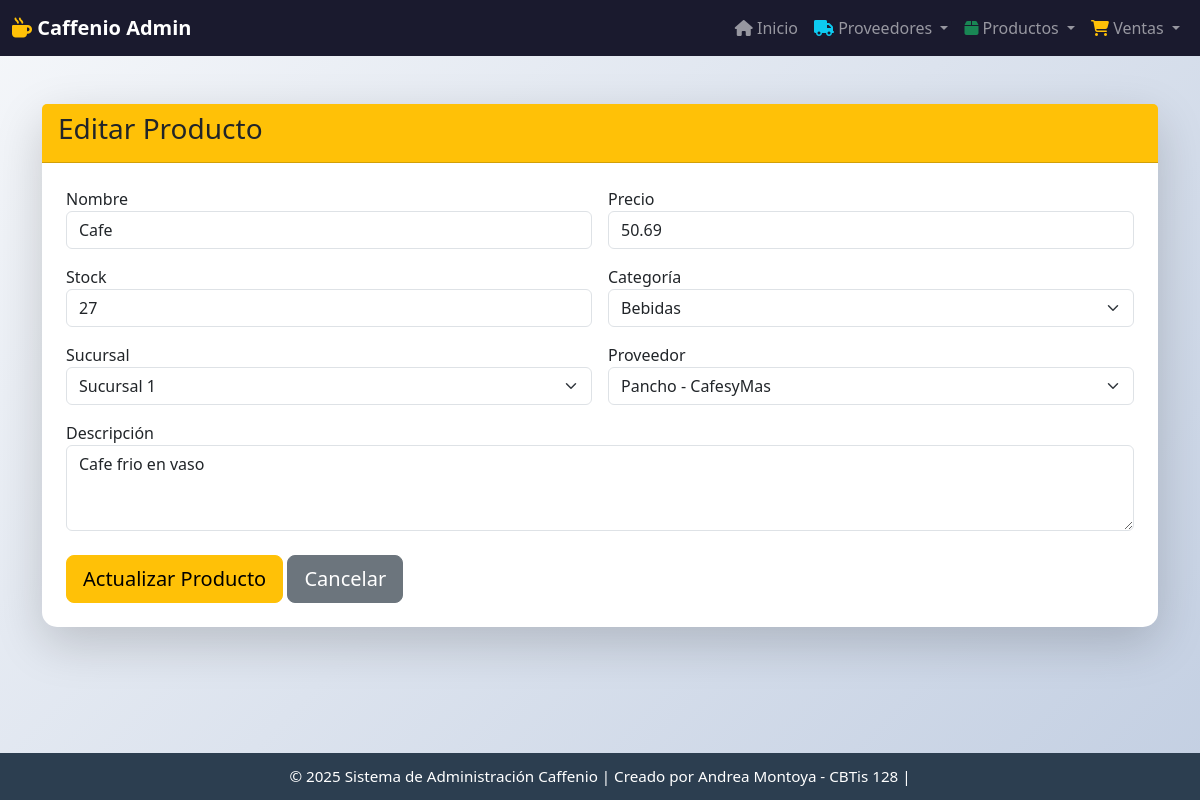
Page /producto/actualizar/1/ on the committed database.
### app_Caffenio/models.py (models this page shows, shortened)
class Producto(models.Model):
    nombre = models.CharField(max_length=100)
    descripcion = models.TextField()
    precio = models.DecimalField(max_digits=10, decimal_places=2)
    stock = models.IntegerField()
    categoria = models.CharField(
        max_length=50,
        choices=[
            ('bebidas', 'Bebidas'),
            ('alimentos', 'Alimentos'),
            ('complementos', 'Complementos'),
            ('otro', 'Otro')
        ]
    )
    proveedor = models.ForeignKey(
        Proveedor,
        on_delete=models.CASCADE,
        related_name='productos'
    )
    sucursal = models.CharField(
        max_length=50,
        choices=[
            ('Sucursal 1', 'Sucursal 1'),
            ('Sucursal 2', 'Sucursal 2')
        ]
    )

class Proveedor(models.Model):
    nombre = models.CharField(max_length=100)
    empresa = models.CharField(max_length=100)
    telefono = models.CharField(max_length=20)
    correo = models.EmailField()
    direccion = models.CharField(max_length=200)
    pais = models.CharField(max_length=50)
    tipo_producto = models.CharField(
        max_length=50,
        choices=[
            ('bebidas', 'Bebidas'),
            ('alimentos', 'Alimentos'),
            ('complementos', 'Complementos')
        ]
    )

### app_Caffenio/views.py (the view)
# urls.py: path('producto/actualizar/<int:id>/', views.actualizar_producto, name='actualizar_producto'),
def actualizar_producto(request, id):
    producto = get_object_or_404(Producto, id=id)
    proveedores = Proveedor.objects.all()
    return render(request, 'producto/actualizar_producto.html', {
        'producto': producto,
        'proveedores': proveedores
    })

### app_Caffenio/templates/producto/actualizar_producto.html (shortened to what this page needs)
{% extends 'base.html' %}
{% block content %}
<div class="card shadow-lg mt-4">
    <div class="card-header bg-warning text-dark">
        <h3>Editar Producto</h3>
    </div>
    <div class="card-body p-4">
        <form method="post" action="{% url 'realizar_actualizacion_producto' producto.id %}">
            <div class="row g-3">
                <div class="col-md-6">
                    <label>Nombre</label>
                    <input type="text" name="nombre" class="form-control" value="{{ producto.nombre }}" required>
                </div>
                <div class="col-md-6">
                    <label>Precio</label>
                    <input type="number" step="0.01" name="precio" class="form-control" value="{{ producto.precio }}" required>
                </div>
                <div class="col-md-6">
                    <label>Stock</label>
                    <input type="number" name="stock" class="form-control" value="{{ producto.stock }}" required>
                </div>
                <div class="col-md-6">
                    <label>Categoría</label>
                    <select name="categoria" class="form-select">
                        <option value="bebidas" {% if producto.categoria == 'bebidas' %}selected{% endif %}>Bebidas</option>
                    </select>
                </div>
                <div class="col-md-6">
                    <label>Sucursal</label>
                    <select name="sucursal" class="form-select">
                        <option value="Sucursal 1" {% if producto.sucursal == 'Sucursal 1' %}selected{% endif %}>Sucursal 1</option>
                    </select>
                </div>
                <div class="col-md-6">
                    <label>Proveedor</label>
                    <select name="proveedor" class="form-select">
                        {% for prov in proveedores %}
                        <option value="{{ prov.id }}" {% if prov.id == producto.proveedor.id %}selected{% endif %}>
                            {{ prov.nombre }} - {{ prov.empresa }}
                        </option>
                        {% endfor %}
                    </select>
                </div>
                <div class="col-12">
                    <label>Descripción</label>
                    <textarea name="descripcion" class="form-control" rows="3">{{ producto.descripcion }}</textarea>
                </div>
            </div>
            <div class="mt-4">
                <button type="submit" class="btn btn-warning btn-lg">Actualizar Producto</button>
                <a href="{% url 'ver_productos' %}" class="btn btn-secondary btn-lg">Cancelar</a>
            </div>
        </form>
    </div>
</div>
{% endblock %}

### app_Caffenio/templates/base.html (style rules this page uses)
body { background: linear-gradient(135deg, #f5f7fa 0%, #c3cfe2 100%); min-height: 100vh; padding-top: 80px; padding-bottom: 80px; }
.card { border-radius: 15px; border: none; }

### rows in the picture
Producto: nombre "Cafe", precio "50.69", stock "27", categoria "Bebidas", sucursal "Sucursal 1", proveedor "Pancho - CafesyMas", descripcion "Cafe frio en vaso"
